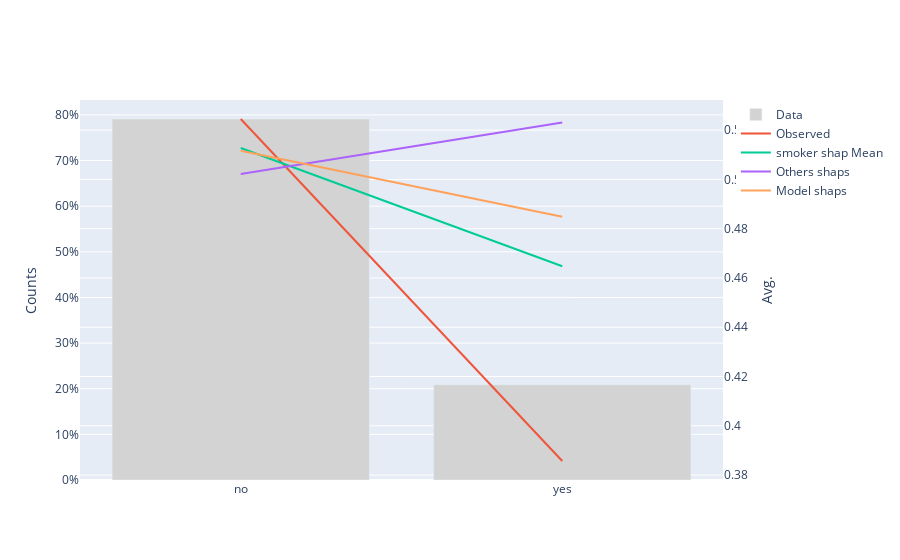

Notebook code cell kept with this figure:
### Code cell
apos_test.visualize_feature(main_feature="smoker")

### Figure 1 — Plotly figure (JSON) as saved in the notebook; plotly's stock layout.template omitted (floating-point values rounded to 4 significant figures)
{"data": [{"marker": {"color": "lightgray"}, "name": "Data", "type": "bar", "x": ["no", "yes"], "y": [0.791, 0.209], "yaxis": "y"}, {"mode": "lines", "name": "Observed", "type": "scatter", "x": ["no", "yes"], "y": [0.5245, 0.3857], "yaxis": "y2"}, {"mode": "lines", "name": "smoker shap Mean", "type": "scatter", "x": ["no", "yes"], "y": [0.5128, 0.4648], "yaxis": "y2"}, {"mode": "lines", "name": "Others shaps", "type": "scatter", "x": ["no", "yes"], "y": [0.5022, 0.5231], "yaxis": "y2"}, {"mode": "lines", "name": "Model shaps", "type": "scatter", "x": ["no", "yes"], "y": [0.5116, 0.4848], "yaxis": "y2"}], "layout": {"yaxis": {"side": "left", "tickformat": ".0%", "title": {"text": "Counts"}}, "yaxis2": {"overlaying": "y", "side": "right", "title": {"text": "Avg."}}}}
